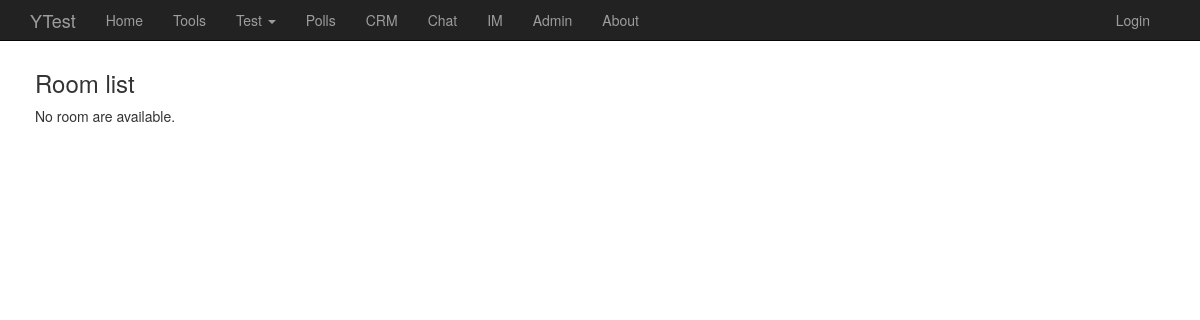
Before: /im/roomlist/ with the older database file.
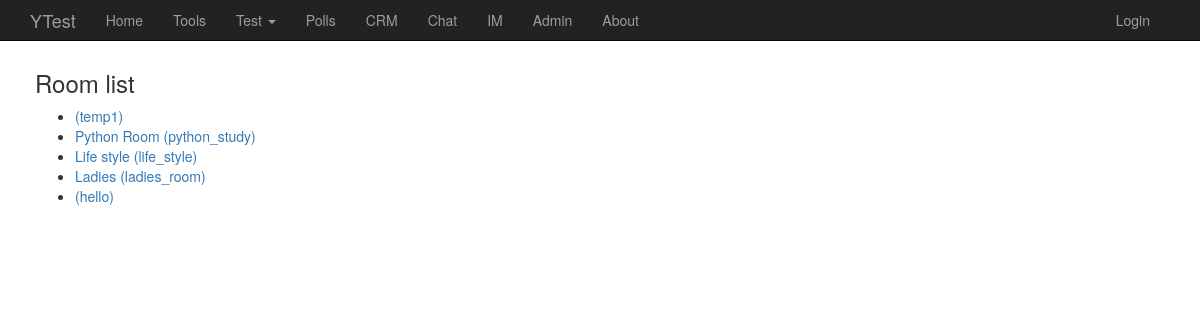
After: the same page with the newer database file.
### im/models.py (models this page shows, shortened)
class Room(models.Model):
    name = models.CharField(max_length=100, blank=True)
    label = models.SlugField(unique=True)
    time = models.DateTimeField(default=timezone.now, db_index=True)
    groups = models.ManyToManyField(Group, blank=True)
    desc = models.TextField(blank=True)

### im/views.py (the view)
class RoomList(generic.ListView):
	template_name = 'im/roomlist.html'
	context_object_name = 'room_list'
	def get_queryset(self):
		return Room.objects.all()[:5]

### im/templates/im/roomlist.html (shortened to what this page needs)
{% extends 'base.html' %}
{% block content %}
<body>
<h3>Room list</h3>
{% if room_list %}
	<ul>
	{% for room in room_list %}
		<li><a href="{% url 'im:room' room.label %}">
		{{ room.name }} ({{ room.label }})
		</a></li>
	{% endfor %}
	</ul>
{% else %}
	<p>No room are available.</p>
{% endif %}
</body>
{% endblock %}

Changed rows visible on the page:
added Room: label "temp1"
added Room: name "Python Room", label "python_study"
added Room: name "Life style", label "life_style"
added Room: name "Ladies", label "ladies_room"
added Room: label "hello"
Other visible differences:
text no longer shown: "No room are available."
